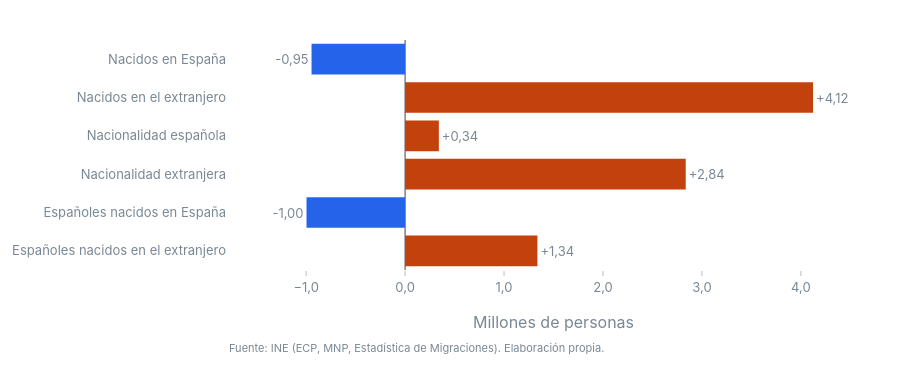

The cell this chart's notebook holds for it:
### Markdown cell above
### A2 · ¿Disminuye la población de origen español? Depende de cómo se mida

Con el país de nacimiento, sí (A2a). Con la nacionalidad, no: la población con nacionalidad
española **aumenta** entre 2016 y 2026 (no todos los años: bajó en 2017, 2020 y 2021, y casi todo
el aumento es de 2023–2025). Las nacionalizaciones trasladan al grupo «español» a personas nacidas
fuera: entre unas 66.000 (2017) y 300.000 (2025) al año según la
[estadística de adquisiciones de nacionalidad del INE](https://ine.es/dyngs/Prensa/es/EANER2025.htm).

### Code cell
#| label: fig-definiciones
#| fig-cap: "Variación de la población entre el 1-I-2016 y el 1-I-2026, según cómo se defina el origen (millones de personas)."
def change(nac, nacim):
    d = s(nac, nacim)
    return (d.filter(pl.col("anio") == 2026)["poblacion"].item() - d.filter(pl.col("anio") == 2016)["poblacion"].item()) / 1e6
rows = [
    ("Por país de nacimiento", "Nacidos en España", change("Total", "España")),
    ("Por país de nacimiento", "Nacidos en el extranjero", change("Total", "Extranjero")),
    ("Por nacionalidad", "Nacionalidad española", change("Española", "Total")),
    ("Por nacionalidad", "Nacionalidad extranjera", change("Extranjera", "Total")),
    ("Cruce", "Españoles nacidos en España", change("Española", "España")),
    ("Cruce", "Españoles nacidos en el extranjero", change("Española", "Extranjero")),
]
labels = [r[1] for r in rows][::-1]
vals = [r[2] for r in rows][::-1]
fig = new_figure(height=380)
fig.add_bar(y=labels, x=vals, orientation="h", marker_color=[ACCENT if v > 0 else PALETTE[1] for v in vals],
            text=[f"{v:+.2f}".replace(".", ",") for v in vals], textposition="outside")
fig.update_layout(xaxis_title="Millones de personas", xaxis=dict(tickformat=",.1f", zeroline=True, range=[-1.8, 4.8]), showlegend=False)
add_source(fig, SOURCE)
place_source(fig, y=-0.3, bottom=110)
fig.show()

### Figure 1 — Plotly figure (JSON) as saved in the notebook; plotly's stock layout.template omitted (floating-point values rounded to 4 significant figures)
{"data": [{"marker": {"color": ["#c2410c", "#2563eb", "#c2410c", "#c2410c", "#c2410c", "#2563eb"]}, "orientation": "h", "text": ["+1,34", "-1,00", "+2,84", "+0,34", "+4,12", "-0,95"], "textposition": "outside", "type": "bar", "x": [1.337, -0.9963, 2.836, 0.3412, 4.123, -0.9456], "y": ["Españoles nacidos en el extranjero", "Españoles nacidos en España", "Nacionalidad extranjera", "Nacionalidad española", "Nacidos en el extranjero", "Nacidos en España"]}], "layout": {"annotations": [{"font": {"color": "#7a8794", "size": 11}, "showarrow": false, "text": "Fuente: INE (ECP, MNP, Estadística de Migraciones). Elaboración propia.", "x": 0, "xanchor": "left", "xref": "paper", "y": -0.3, "yanchor": "top", "yref": "paper"}], "height": 380, "margin": {"b": 110}, "showlegend": false, "xaxis": {"range": [-1.8, 4.8], "tickformat": ",.1f", "title": {"text": "Millones de personas"}, "zeroline": true}, "yaxis": {"title": {}}}}
